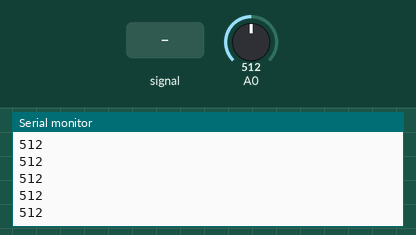
Bench run of a sketch on a simulated Arduino Uno, built with avr-gcc and run on an emulated ATmega328P. Parts: the last lines printed to the serial monitor. The inputs (shaded band) are chosen by the test bench; at power-on: A0 = 512.

Above: at 1.2 s.
1.3 s: A0 fed a 200 Hz sine of ±81 counts around its level
At 1.56 s:
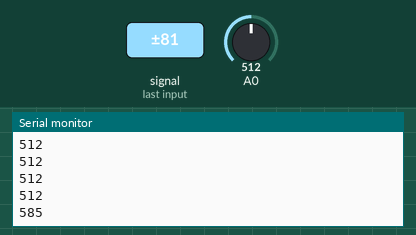
2.8 s: A0 set to 716
At 2.96 s:
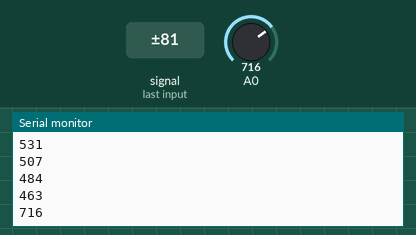
4.3 s: A0 fed a 1000 Hz sine of ±255 counts around its level
At 4.56 s:
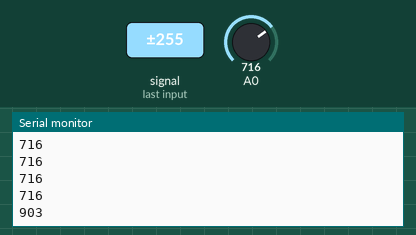
5.8 s: A0 set to 0
At 5.96 s:
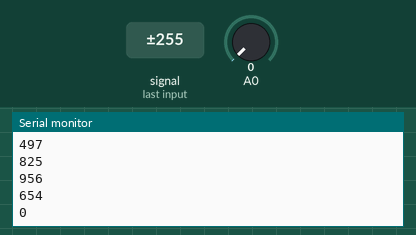
Timing chart, 0 to 8.3 s (numbered marks = the images above; inputs shaded):
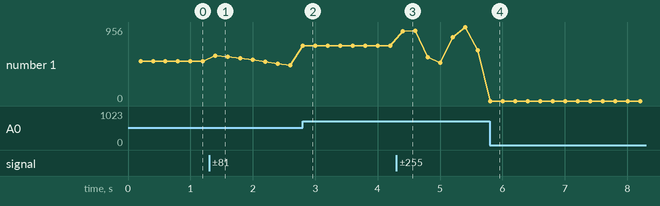

The sketch:

MicCheck.ino
```cpp
long t, t0;
uint16_t voice;
uint16_t voicemax;

void setup()
{
  Serial.begin(115200);

  ADCSRA = 0;             // clear ADCSRA register
  ADCSRB = 0;             // clear ADCSRB register
  ADMUX |= (0 & 0x07);    // set A0 analog input pin
  ADMUX |= (1 << REFS0);  // set reference voltage
  //ADMUX |= (1 << ADLAR);  // left align ADC value to 8 bits from ADCH register

  // sampling rate is [ADC clock] / [prescaler] / [conversion clock cycles]
  // for Arduino Uno ADC clock is 16 MHz and a conversion takes 13 clock cycles
  //ADCSRA |= (1 << ADPS2) | (1 << ADPS0);    // 32 prescaler for 38.5 KHz
  ADCSRA |= (1 << ADPS2);                     // 16 prescaler for 76.9 KHz
  //ADCSRA |= (1 << ADPS1) | (1 << ADPS0);    // 8 prescaler for 153.8 KHz

  ADCSRA |= (1 << ADATE); // enable auto trigger
  ADCSRA |= (1 << ADIE);  // enable interrupts when measurement complete
  ADCSRA |= (1 << ADEN);  // enable ADC
  ADCSRA |= (1 << ADSC);  // start ADC measurements
}

ISR(ADC_vect)
{
  uint8_t low, high;
  low = ADCL;
  high = ADCH;
  voice = (high << 8) | low;
  voicemax = max(voicemax,voice);
}

void loop() {
  // put your main code here, to run repeatedly:
  t0 = micros();
  delay(200);
  t = t0 - micros();  // calculate elapsed time

  Serial.println(voice);
  voicemax = 0;
}
```

Measured:
- after the input at 1.3 s, the serial monitor: prints a new line after 0.10 s (image 1)
- after the input at 2.8 s, the serial monitor: prints a new line at once (image 2)
- after the input at 4.3 s, the serial monitor: prints a new line after 0.11 s (image 3)
- after the input at 5.8 s, the serial monitor: prints a new line at once (image 4)
- plotted number 1: 512 → 463 after the input at 1.3 s, 463 → 716 after the input at 2.8 s, 716 → 654 after the input at 4.3 s, 654 → 0 after the input at 5.8 s
